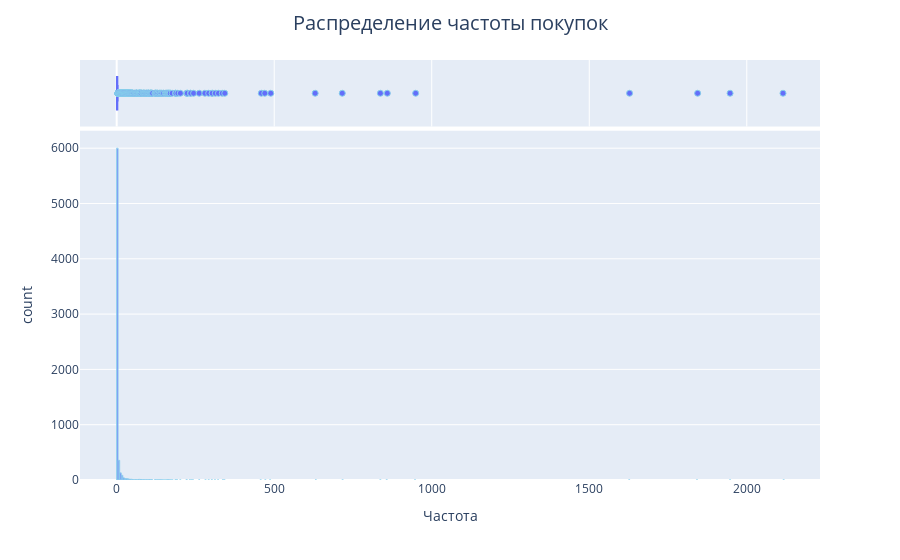

This figure's notebook cell:
### Code cell
fig = px.histogram(rfm, x='Частота', opacity=0.85, marginal='box')
fig.update_traces(marker=dict(line=dict(color='skyblue', width=1)))
fig.update_layout(title_text='Распределение частоты покупок',
                  title_x=0.5, title_font=dict(size=20))
fig.show()

### Figure 1 — Plotly figure (JSON) as saved in the notebook; plotly's stock layout.template omitted (floating-point values rounded to 4 significant figures; data arrays with more than 128 entries replaced by an {"elided": "..."} marker saying what was removed)
{"data": [{"alignmentgroup": "True", "bingroup": "x", "hovertemplate": "Частота=%{x}<br>count=%{y}<extra></extra>", "legendgroup": "", "marker": {"color": "#636efa", "line": {"color": "skyblue", "width": 1}, "opacity": 0.85, "pattern": {"shape": ""}}, "name": "", "offsetgroup": "", "orientation": "v", "showlegend": false, "type": "histogram", "x": {"elided": "6846 int values"}, "xaxis": "x", "yaxis": "y"}, {"alignmentgroup": "True", "hovertemplate": "Частота=%{x}<extra></extra>", "legendgroup": "", "marker": {"color": "#636efa", "line": {"color": "skyblue", "width": 1}}, "name": "", "notched": true, "offsetgroup": "", "showlegend": false, "type": "box", "x": {"elided": "6846 int values"}, "xaxis": "x2", "yaxis": "y2"}], "layout": {"barmode": "relative", "legend": {"tracegroupgap": 0}, "margin": {"t": 60}, "title": {"font": {"size": 20}, "text": "Распределение частоты покупок", "x": 0.5}, "xaxis": {"anchor": "y", "domain": [0, 1], "title": {"text": "Частота"}}, "xaxis2": {"anchor": "y2", "domain": [0, 1], "matches": "x", "showgrid": true, "showticklabels": false}, "yaxis": {"anchor": "x", "domain": [0, 0.8316], "title": {"text": "count"}}, "yaxis2": {"anchor": "x2", "domain": [0.8416, 1], "matches": "y2", "showgrid": false, "showline": false, "showticklabels": false, "ticks": ""}}}
